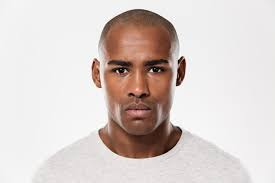
#> input picture exp_29/image.jpg, 275 x 183 px
$ python code.py
#> lines starting #> are read from the running program, lines starting #| are printed output that depends on the picture
# Your Python code goes here
import cv2
import matplotlib.pyplot as plt

# Read image
image = cv2.imread('image.jpg')
#> image is the input picture: shape (183, 275, 3); mean B, G, R 203.7, 207.3, 217.6

image_rgb = cv2.cvtColor(image, cv2.COLOR_BGR2RGB)

gray = cv2.cvtColor(image, cv2.COLOR_BGR2GRAY)
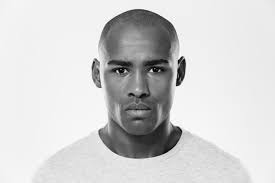
#> gray: shape (183, 275); min 1, max 255, mean 210

# Eye Cascade
eye_cascade = cv2.CascadeClassifier(
    cv2.data.haarcascades + 'haarcascade_eye.xml'
)

# Detect eyes
eyes = eye_cascade.detectMultiScale(gray, 1.1, 4)
#> eyes = [[141, 57, 25, 25], [106, 57, 27, 27]]

# Draw rectangles
for (x,y,w,h) in eyes:
    cv2.rectangle(image_rgb, (x,y), (x+w,y+h), (0,255,0), 2)
#> this loop made 2 passes
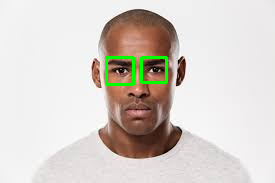
#> image_rgb: shape (183, 275, 3); mean R, G, B 215.5, 209, 202.6

# Display
plt.imshow(image_rgb)
plt.title("Eye Detection")
plt.axis('off')
plt.show()
